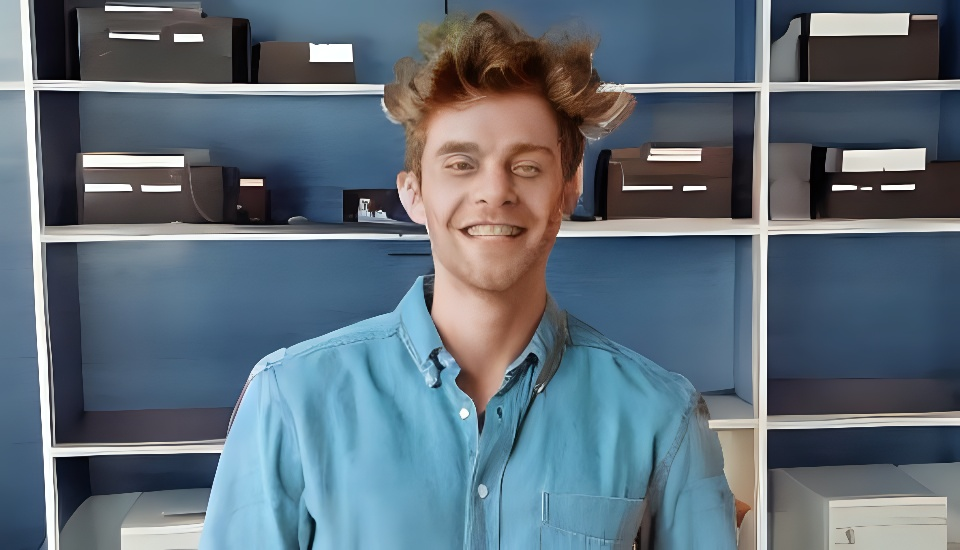
#> input picture TestWithColab/Dataset/OfficeOffice.jpeg, 960 x 550 px, given in place of input.png, which was not available
$ jupyter execute --allow-errors testing.ipynb   (shell and % lines are left out)
#> lines starting #> are read from the running program, lines starting #| are printed output that depends on the picture; after the words box and inside, x2 and y2 are one past the last pixel; in counts of white or black regions, pixels touching at a corner belong together; pictures that were not available may be replaced by others from this repository, and a replacement may not be noted
#> further down, image is the input picture: shape (550, 960, 3); mean B, G, R 122.1, 110.6, 96.4
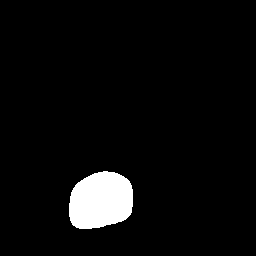
#> input picture InpaintingObject/Mask/mask.png, 256 x 256 px, found by its file name
#> `mask = cv2.imread('/content/mask.png', cv2.IMREAD_GRAYSCALE)`: mask: shape (256, 256); 4.6% white; 1 white region, box (x1, y1, x2, y2) and area: (69, 171, 133, 229) 3014
[cell 1]
cd Replace-Anything

[cell 2]
import cv2
from matplotlib import pyplot as plt
import PIL.Image as Image
import numpy as np


def crop_for_filling_pre(image, mask, crop_size: int = 512):
    # Calculate the aspect ratio of the image
    height, width = image.shape[:2]
    aspect_ratio = float(width) / float(height)

    # If the shorter side is less than 512, resize the image proportionally
    if min(height, width) < crop_size:
        if height < width:
            new_height = crop_size
            new_width = int(new_height * aspect_ratio)
        else:
            new_width = crop_size
            new_height = int(new_width / aspect_ratio)

        image = cv2.resize(image, (new_width, new_height))
        mask = cv2.resize(mask, (new_width, new_height))

    # Find the bounding box of the mask
    x, y, w, h = cv2.boundingRect(mask)

    # Update the height and width of the resized image
    height, width = image.shape[:2]

    # # If the 512x512 square cannot cover the entire mask, resize the image accordingly
    if w > crop_size or h > crop_size:
        # padding to square at first
        if height < width:
            padding = width - height
            image = np.pad(image, ((padding // 2, padding - padding // 2), (0, 0), (0, 0)), 'constant')
            mask = np.pad(mask, ((padding // 2, padding - padding // 2), (0, 0)), 'constant')
        else:
            padding = height - width
            image = np.pad(image, ((0, 0), (padding // 2, padding - padding // 2), (0, 0)), 'constant')
            mask = np.pad(mask, ((0, 0), (padding // 2, padding - padding // 2)), 'constant')

        resize_factor = crop_size / max(w, h)
        image = cv2.resize(image, (0, 0), fx=resize_factor, fy=resize_factor)
        mask = cv2.resize(mask, (0, 0), fx=resize_factor, fy=resize_factor)
        x, y, w, h = cv2.boundingRect(mask)

    # Calculate the crop coordinates
    crop_x = min(max(x + w // 2 - crop_size // 2, 0), width - crop_size)
    crop_y = min(max(y + h // 2 - crop_size // 2, 0), height - crop_size)

    # Crop the image
    cropped_image = image[crop_y:crop_y + crop_size, crop_x:crop_x + crop_size]
    cropped_mask = mask[crop_y:crop_y + crop_size, crop_x:crop_x + crop_size]

    return cropped_image, cropped_mask


def crop_for_filling_post(
        image: np.array,
        mask: np.array,
        filled_image: np.array,
        crop_size: int = 512,
        ):
    image_copy = image.copy()
    mask_copy = mask.copy()
    # Calculate the aspect ratio of the image
    height, width = image.shape[:2]
    height_ori, width_ori = height, width
    aspect_ratio = float(width) / float(height)

    # If the shorter side is less than 512, resize the image proportionally
    if min(height, width) < crop_size:
        if height < width:
            new_height = crop_size
            new_width = int(new_height * aspect_ratio)
        else:
            new_width = crop_size
            new_height = int(new_width / aspect_ratio)

        image = cv2.resize(image, (new_width, new_height))
        mask = cv2.resize(mask, (new_width, new_height))

    # Find the bounding box of the mask
    x, y, w, h = cv2.boundingRect(mask)

    # Update the height and width of the resized image
    height, width = image.shape[:2]

    # # If the 512x512 square cannot cover the entire mask, resize the image accordingly
    if w > crop_size or h > crop_size:
        flag_padding = True
        # padding to square at first
        if height < width:
            padding = width - height
            image = np.pad(image, ((padding // 2, padding - padding // 2), (0, 0), (0, 0)), 'constant')
            mask = np.pad(mask, ((padding // 2, padding - padding // 2), (0, 0)), 'constant')
            padding_side = 'h'
        else:
            padding = height - width
            image = np.pad(image, ((0, 0), (padding // 2, padding - padding // 2), (0, 0)), 'constant')
            mask = np.pad(mask, ((0, 0), (padding // 2, padding - padding // 2)), 'constant')
            padding_side = 'w'

        resize_factor = crop_size / max(w, h)
        image = cv2.resize(image, (0, 0), fx=resize_factor, fy=resize_factor)
        mask = cv2.resize(mask, (0, 0), fx=resize_factor, fy=resize_factor)
        x, y, w, h = cv2.boundingRect(mask)
    else:
        flag_padding = False

    # Calculate the crop coordinates
    crop_x = min(max(x + w // 2 - crop_size // 2, 0), width - crop_size)
    crop_y = min(max(y + h // 2 - crop_size // 2, 0), height - crop_size)

    # Fill the image
    image[crop_y:crop_y + crop_size, crop_x:crop_x + crop_size] = filled_image
    if flag_padding:
        image = cv2.resize(image, (0, 0), fx=1/resize_factor, fy=1/resize_factor)
        if padding_side == 'h':
            image = image[padding // 2:padding // 2 + height_ori, :]
        else:
            image = image[:, padding // 2:padding // 2 + width_ori]

    image = cv2.resize(image, (width_ori, height_ori))

    image_copy[mask_copy==255] = image[mask_copy==255]
    return image_copy


#> (the rest of this cell did not finish here and is left out)

#> in crop_for_filling_pre, `x, y, w, h = cv2.boundingRect(mask)`: x = 69; y = 171; w = 64; h = 58
#> in crop_for_filling_pre, `crop_x = min(max(x + w // 2 - crop_size // 2, 0), width - crop_size)`: crop_x = 0
#> in crop_for_filling_pre, `cropped_image = image[crop_y:crop_y + crop_size, crop_x:crop_x + crop_..`:
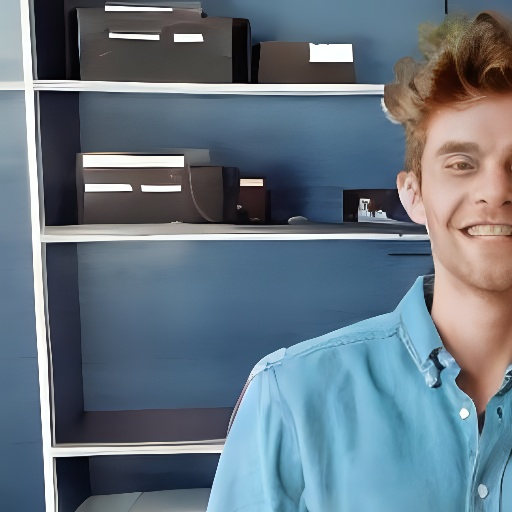
#> cropped_image: shape (512, 512, 3); mean B, G, R 129.3, 117, 102.1
#| (512, 512, 3)
#| (256, 256)
    # ^ ------------------------------------------------------------------------------------
    # ^ Please conduct inpainting or filling here on the cropped image with the cropped mask
    # ^ ------------------------------------------------------------------------------------

    # e.g.
    # cropped_image[cropped_mask==255] = 0
    cv2.imwrite('cropped_image.jpg', cropped_image)
    cv2.imwrite('cropped_mask.jpg', cropped_mask)
    print(cropped_image.shape)
    print(cropped_mask.shape)

    image = crop_for_filling_post(image, mask, cropped_image)
#> in crop_for_filling_post, `x, y, w, h = cv2.boundingRect(mask)`: x = 69; y = 171; w = 64; h = 58
#> in crop_for_filling_post, `crop_x = min(max(x + w // 2 - crop_size // 2, 0), width - crop_size)`: crop_x = 0
    cv2.imwrite('filled_image.jpg', image)
    print(image.shape)

[cell 3]
import cv2
import numpy as np
from typing import Tuple

def resize_and_pad(image: np.ndarray, mask: np.ndarray, target_size: int = 512) -> Tuple[np.ndarray, np.ndarray]:
    """
    Resizes an image and its corresponding mask to have the longer side equal to `target_size` and pads them to make them
    both have the same size. The resulting image and mask have dimensions (target_size, target_size).

    Args:
        image: A numpy array representing the image to resize and pad.
        mask: A numpy array representing the mask to resize and pad.
        target_size: An integer specifying the desired size of the longer side after resizing.

    Returns:
        A tuple containing two numpy arrays - the resized and padded image and the resized and padded mask.
    """
    height, width, _ = image.shape
    max_dim = max(height, width)
    scale = target_size / max_dim
    new_height = int(height * scale)
    new_width = int(width * scale)
    image_resized = cv2.resize(image, (new_width, new_height), interpolation=cv2.INTER_LINEAR)
    mask_resized = cv2.resize(mask, (new_width, new_height), interpolation=cv2.INTER_LINEAR)
    pad_height = target_size - new_height
    pad_width = target_size - new_width
    top_pad = pad_height // 2
    bottom_pad = pad_height - top_pad
    left_pad = pad_width // 2
    right_pad = pad_width - left_pad
    image_padded = np.pad(image_resized, ((top_pad, bottom_pad), (left_pad, right_pad), (0, 0)), mode='constant')
    mask_padded = np.pad(mask_resized, ((top_pad, bottom_pad), (left_pad, right_pad)), mode='constant')
    return image_padded, mask_padded, (top_pad, bottom_pad, left_pad, right_pad)

def recover_size(image_padded: np.ndarray, mask_padded: np.ndarray, orig_size: Tuple[int, int],
                 padding_factors: Tuple[int, int, int, int]) -> Tuple[np.ndarray, np.ndarray]:
    """
    Resizes a padded and resized image and mask to the original size.

    Args:
        image_padded: A numpy array representing the padded and resized image.
        mask_padded: A numpy array representing the padded and resized mask.
        orig_size: A tuple containing two integers - the original height and width of the image before resizing and padding.

    Returns:
        A tuple containing two numpy arrays - the recovered image and the recovered mask with dimensions `orig_size`.
    """
    h,w,c = image_padded.shape
    top_pad, bottom_pad, left_pad, right_pad = padding_factors
    image = image_padded[top_pad:h-bottom_pad, left_pad:w-right_pad, :]
    mask = mask_padded[top_pad:h-bottom_pad, left_pad:w-right_pad]
    image_resized = cv2.resize(image, orig_size[::-1], interpolation=cv2.INTER_LINEAR)
    mask_resized = cv2.resize(mask, orig_size[::-1], interpolation=cv2.INTER_LINEAR)
    return image_resized, mask_resized


# if __name__ == '__main__':

#     # image = cv2.imread('example/boat.jpg')
#     # mask = cv2.imread('example/boat_mask_2.png', cv2.IMREAD_GRAYSCALE)
#     # image = cv2.imread('example/groceries.jpg')
#     # mask = cv2.imread('example/groceries_mask_2.png', cv2.IMREAD_GRAYSCALE)
#     # image = cv2.imread('example/bridge.jpg')
#     # mask = cv2.imread('example/bridge_mask_2.png', cv2.IMREAD_GRAYSCALE)
#     # image = cv2.imread('example/person_umbrella.jpg')
#     # mask = cv2.imread('example/person_umbrella_mask_2.png', cv2.IMREAD_GRAYSCALE)
#     # image = cv2.imread('example/hippopotamus.jpg')
#     # mask = cv2.imread('example/hippopotamus_mask_1.png', cv2.IMREAD_GRAYSCALE)
#     image = cv2.imread('/data1/yutao/projects/IAM/Inpaint-Anything/example/fill-anything/sample5.jpeg')
#     mask = cv2.imread('/data1/yutao/projects/IAM/Inpaint-Anything/example/fill-anything/sample5/mask.png', cv2.IMREAD_GRAYSCALE)
#     print(image.shape)
#     print(mask.shape)
#     cv2.imwrite('original_image.jpg', image)
#     cv2.imwrite('original_mask.jpg', mask)
#     image_padded, mask_padded, padding_factors = resize_and_pad(image, mask)
#     cv2.imwrite('padded_image.png', image_padded)
#     cv2.imwrite('padded_mask.png', mask_padded)
#     print(image_padded.shape, mask_padded.shape, padding_factors)

#     # ^ ------------------------------------------------------------------------------------
#     # ^ Please conduct inpainting or filling here on the cropped image with the cropped mask
#     # ^ ------------------------------------------------------------------------------------

#     # resize and pad the image and mask

#     # perform some operation on the 512x512 image and mask
#     # ...

#     # recover the image and mask to the original size
#     height, width, _ = image.shape
#     image_resized, mask_resized = recover_size(image_padded, mask_padded, (height, width), padding_factors)

#     # save the resized and recovered image and mask
#     cv2.imwrite('resized_and_padded_image.png', image_padded)
#     cv2.imwrite('resized_and_padded_mask.png', mask_padded)
#     cv2.imwrite('recovered_image.png', image_resized)
#     cv2.imwrite('recovered_mask.png', mask_resized)
# Load the image and mask
image = cv2.imread('/content/input.png')
mask = cv2.imread('/content/mask_non_resized.png', cv2.IMREAD_GRAYSCALE)
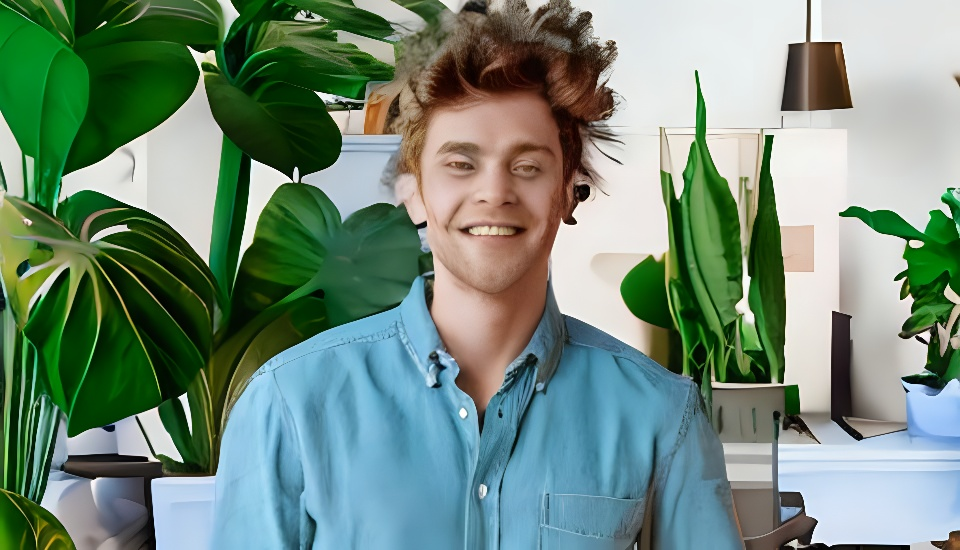
#> input picture TestWithColab/Dataset/Officewithplantplant.jpeg, 960 x 550 px, given in place of mask_non_resized.png, which was not available
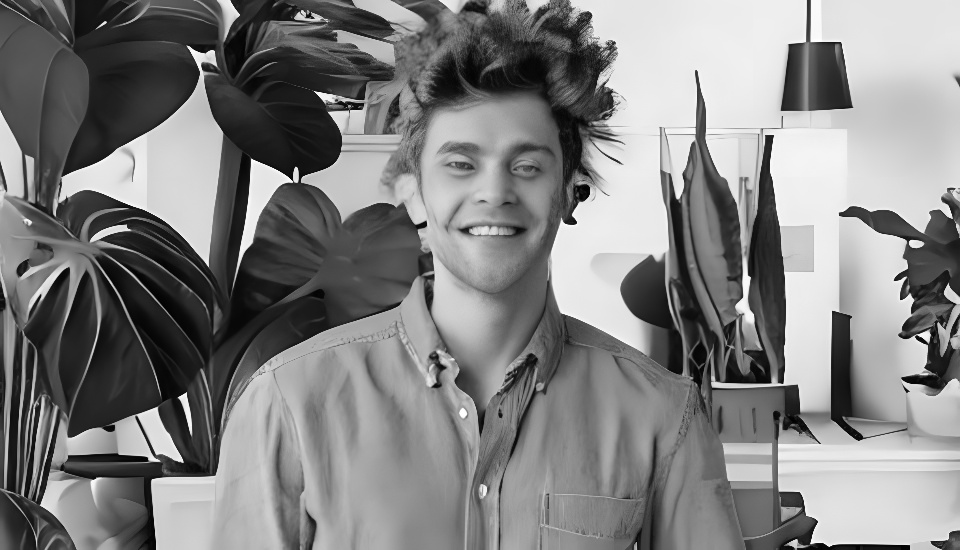
#> mask: shape (550, 960); min 0, max 255, mean 129.8

# Resize and pad the image and mask
image_padded, mask_padded, padding_factors = resize_and_pad(image, mask)
#> in resize_and_pad, `image_padded = np.pad(image_resized, ((top_pad, bottom_pad), (left_pad..`:
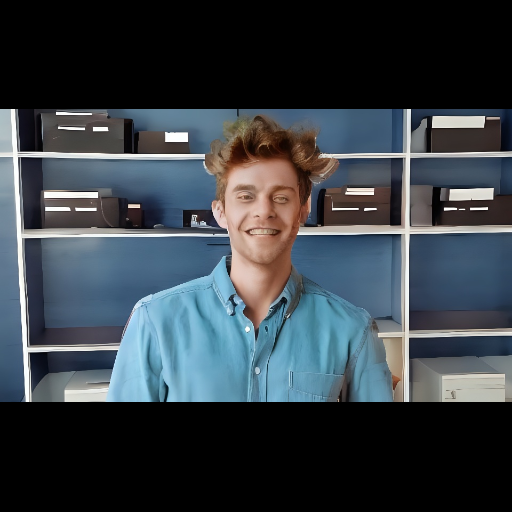
#> image_padded: shape (512, 512, 3); mean B, G, R 69.7, 63.2, 55.1
#> in resize_and_pad, `mask_padded = np.pad(mask_resized, ((top_pad, bottom_pad), (left_pad, ..`:
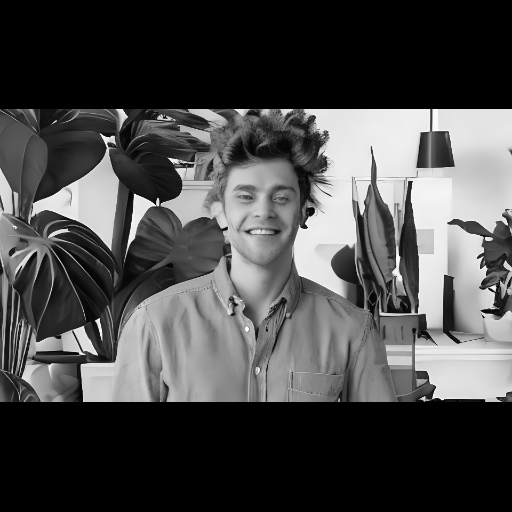
#> mask_padded: shape (512, 512); min 0, max 255, mean 74.2
#> padding_factors = (109, 110, 0, 0)

# Perform your task here

# Recover the image and mask to the original size
image_recovered, mask_recovered = recover_size(image_padded, mask_padded, image.shape[:2], padding_factors)
#> in recover_size, `top_pad, bottom_pad, left_pad, right_pad = padding_factors`: top_pad = 109; bottom_pad = 110; left_pad = 0

# Save the recovered image and mask
cv2.imwrite('image_recovered.jpg', image_recovered)
cv2.imwrite('mask_recovered.jpg', mask_recovered)
#> Out = True
